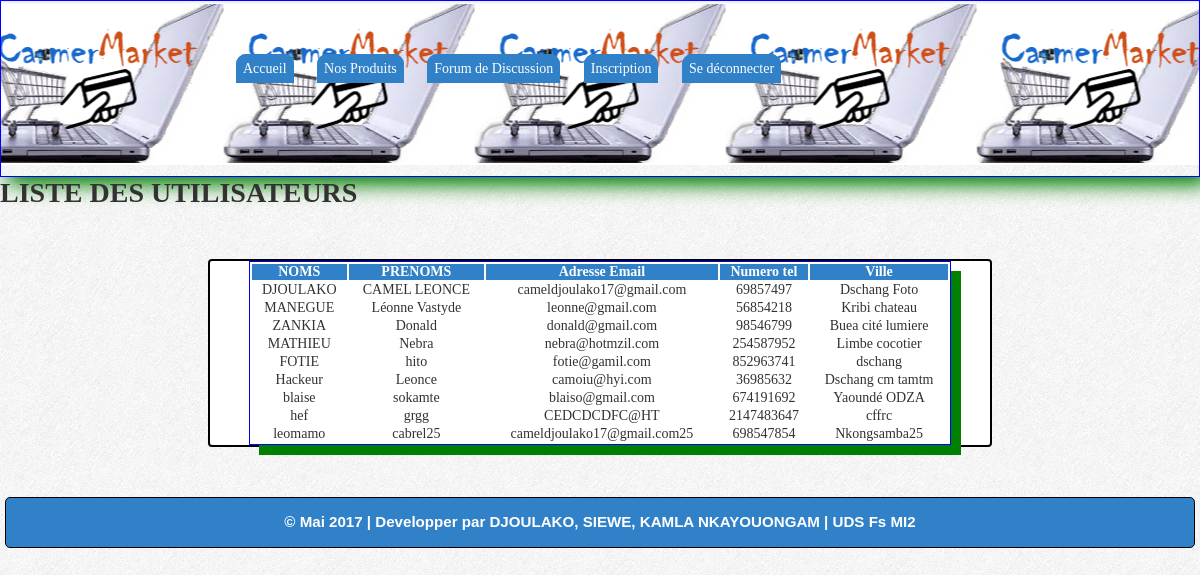
Screenshot of /admin/clientinscrit.php with the database file from the repository.
### tables this page shows
CREATE TABLE IF NOT EXISTS `client` (
  `id` int(11) NOT NULL AUTO_INCREMENT,
  `nom` varchar(50) DEFAULT NULL,
  `prenom` varchar(50) DEFAULT NULL,
  `password` varchar(50) DEFAULT NULL,
  `telephone` int(11) DEFAULT NULL,
  `email` varchar(50) DEFAULT NULL,
  `adresse` varchar(50) DEFAULT NULL,
  PRIMARY KEY (`id`),
  UNIQUE KEY `email` (`email`),
  UNIQUE KEY `password` (`password`),
  UNIQUE KEY `telephone` (`telephone`),
  UNIQUE KEY `password_2` (`password`),
  UNIQUE KEY `password_3` (`password`),
  UNIQUE KEY `telephone_2` (`telephone`),
  UNIQUE KEY `telephone_3` (`telephone`)
);

### admin/clientinscrit.php (the view, shortened to what this page needs)
	<!DOCTYPE html>
<html lang="fr">
<head>
	<link rel="stylesheet" type="text/css" href="../css/header.css">
	<link rel="stylesheet" type="text/css" href="../css/style.css">
	<link rel="stylesheet" type="text/css" href="../css/admin.css">
</head>
<body>
	<?php include_once('../includes/nav.php'); ?>
 <h1>LISTE DES UTILISATEURS</h1>
			 	<div id="main">
			 	<table align="center">
		            <tr class="titre">
			            <th>NOMS </th>
			            <th>PRENOMS</th>
			            <th>Adresse Email</th>
			            <th>Numero tel</th>
			            <th>Ville </th>
			        </tr>
			 	<?php include("../connexiondatabase.php");
			 	$requette = $connexion->prepare("SELECT * FROM client");
			 	$requette->execute();
			 	while($clients=$requette->fetch(PDO::FETCH_OBJ)){
			 		?>
					<div>
				<tbody>
					<tr>
			            <td><?php echo $clients->nom ; ?></td>
			            <td><?php echo $clients->prenom ; ?></td>
			            <td><?php echo $clients->email; ?></td>
			            <td><?php echo $clients->telephone;  ?></td>
			            <td><?php echo $clients->adresse ; ?></td>
	            	</tr>
	            </tbody>
	            </div>
<?php  } $requette->closeCursor();  ?>
	          </table>
				</div>
			<footer id="main_footer">
				<p>&copy; Mai 2017 | Developper par DJOULAKO, SIEWE, KAMLA NKAYOUONGAM | UDS Fs MI2</p>
			</footer>
</body>
</html>

### includes/nav.php (shortened to what this page needs)
    <link href="metro-icons.css" rel="stylesheet">
<header id="entete">
			<div id="menu">
				<nav>
					<ul id="menu1">
						<li><a href="../index.php"></span>Accueil</a></li>
						<li>
							<a href="../produits.php">Nos Produits</a>
						</li>
						<li><a href="forum.php">Forum de Discussion</a></li>
						<li><a href="inscription.php">Inscription</a></li>
						<li><a href="deconnexion.php">Se déconnecter</a></li>
					</ul>
				</nav>
			</div>
</header>

### css/header.css (style rules this page uses)
header { height:165px; margin: 0px; background-color: rgba(0,0,0,.077); box-shadow: inset 0px 2px 2px rgba(0,0,0,.075), 8px 8px 19px green; background:url(../images/logo3.png) top center repeat-x; }
#entete { border: 1px solid blue; padding: 5px; top:100px; }
#menu { clear: left; }
#menu1 { margin: 50px 0px 0px 220px; }
#menu1 li { list-style-type: none; text-decoration: none; color:white; padding: 7px; }
#menu1 a { text-decoration: none; margin:5px; color:white; background-color: #3081c8; padding: 6px; border: 1px solid #3081c8; border-radius: 10px 10px 0px 0px; }
#menu1 li { display: inline-block; padding: 5px; }
footer { font-family: Helvetica; line-height: 1.9; background-color: rgb(67, 67, 67); clear: both; color: black; font-size: 1.08em; margin-right: 0px; margin-left: auto; max-width: 1600px; text-align:left; height: auto; padding: 10px; }
footer a, ul, li { color: white; list-style-type: none; }

### css/style.css (style rules this page uses)
body { background:url(../images/bg.jpg) top center repeat; font:15px Cambria, Helvetica, sans-serif; color:#323232; line-height:15px; margin: 0px; }
a { color: #3081c8; text-decoration: none; }
.titre { margin: 0px; background-color: #3081c8; padding: 5px; width: 186px; color: white; text-align:center; }
table { width: 90%; text-align: center; border-collapse: separate; border:1px solid blue; margin: auto; box-shadow: 10px 10px 0px green; }

### css/admin.css (style rules this page uses)
* { margin: 0px; padding: 0px; }
body { background-color: #334d66; font: 14px Tahoma; }
#main { background-color: #fff; border: 2px solid black; border-radius: 4px; width: 65%; margin:50px auto; text-align: center; }
#top_header, #main_footer { background-color: #3081c8; color: #fff; text-align: center; margin: 5px; border: 1px solid black; border-radius: 5px; }
#main_footer { font-weight: bold; }
a { color: white; }

### rows the page displays
client: nom "DJOULAKO", prenom "CAMEL LEONCE", email "cameldjoulako17@gmail.com", telephone "69857497", adresse "Dschang Foto"
client: nom "MANEGUE", prenom "Léonne Vastyde", email "leonne@gmail.com", telephone "56854218", adresse "Kribi chateau"
client: nom "ZANKIA", prenom "Donald", email "donald@gmail.com", telephone "98546799", adresse "Buea cité lumiere"
client: nom "MATHIEU", prenom "Nebra", email "nebra@hotmzil.com", telephone "254587952", adresse "Limbe cocotier"
client: nom "FOTIE", prenom "hito", email "fotie@gamil.com", telephone "852963741", adresse "dschang"
client: nom "Hackeur", prenom "Leonce", email "camoiu@hyi.com", telephone "36985632", adresse "Dschang cm tamtm"
client: nom "blaise", prenom "sokamte", email "blaiso@gmail.com", telephone "674191692", adresse "Yaoundé ODZA"
client: nom "hef", prenom "grgg", email "CEDCDCDFC@HT", telephone "2147483647", adresse "cffrc"
client: nom "leomamo", prenom "cabrel25", email "cameldjoulako17@gmail.com25", telephone "698547854", adresse "Nkongsamba25"
